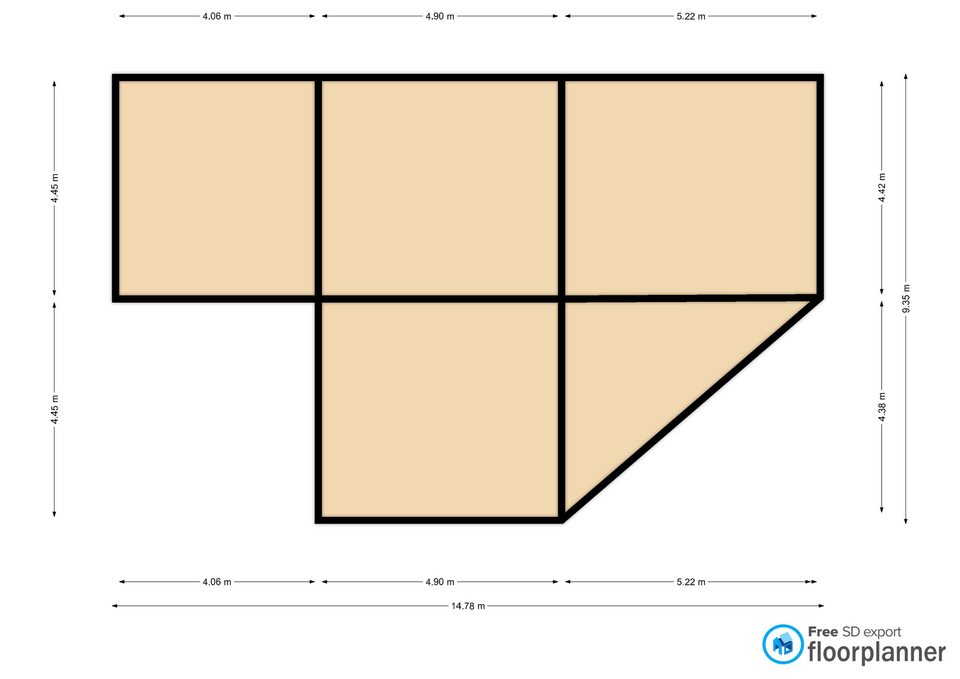
#> input picture model/floor_plan.jpg, 960 x 679 px
$ python generate_model.py ../../../model/floor_plan.jpg
#> lines starting #> are read from the running program, lines starting #| are printed output that depends on the picture; after the words box and inside, x2 and y2 are one past the last pixel; in counts of white or black regions, pixels touching at a corner belong together
# server/python/generate_model.py
import sys
import os
import json
import cv2
import numpy as np
import trimesh
from shapely.geometry import Polygon as ShapelyPolygon

# --- Parameters ---
wall_height = 50      # mm
wall_thickness = 2    # mm
door_height = 40      # mm
window_height = 30    # mm

def process_floorplan(image_path, output_dir="models"):
    # Ensure output directory
#> called with image_path = '../../../model/floor_plan.jpg', output_dir = 'models'
    os.makedirs(output_dir, exist_ok=True)

    # --- Load floorplan image ---
    img = cv2.imread(image_path, cv2.IMREAD_GRAYSCALE)
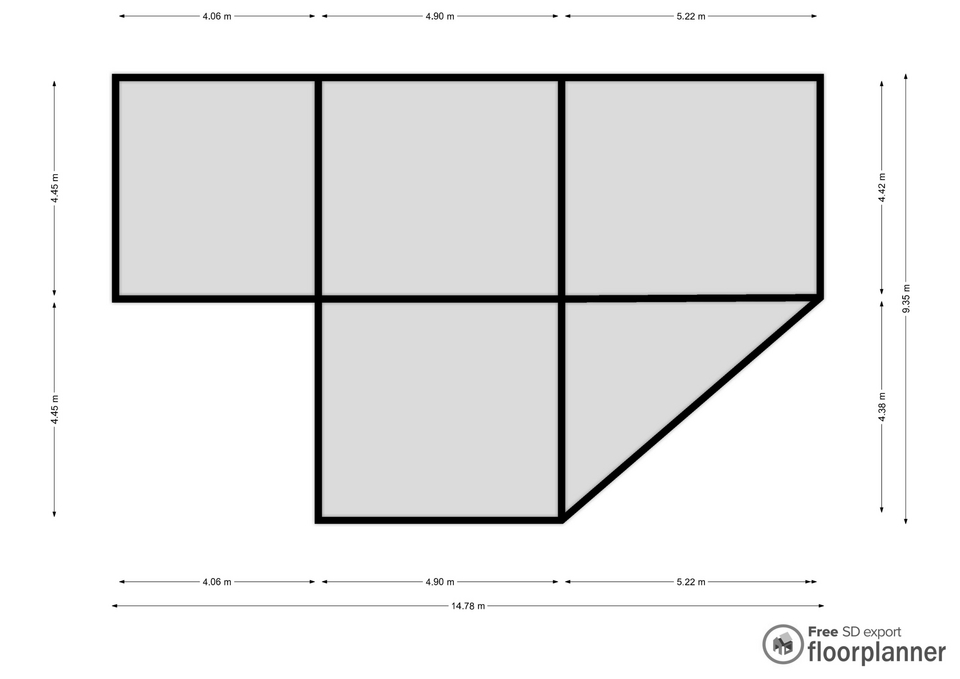
#> img: shape (679, 960); min 0, max 255, mean 231.2
    if img is None:
        return {"success": False, "message": f"Image not found: {image_path}"}

    _, thresh = cv2.threshold(img, 127, 255, cv2.THRESH_BINARY_INV)
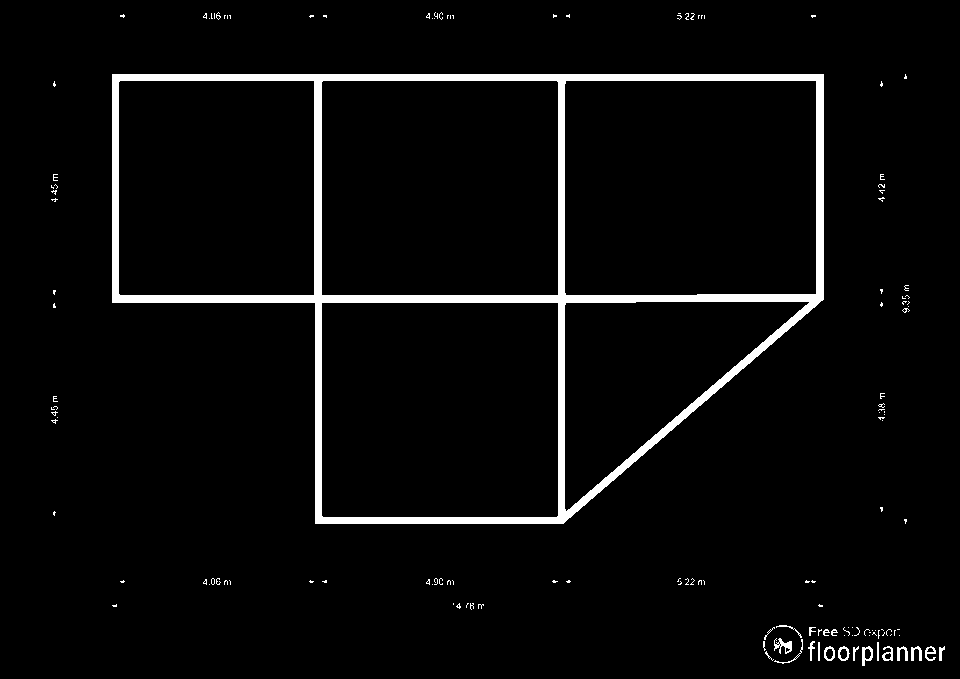
#> thresh: shape (679, 960); 4.1% white; 144 white regions (124 under 20 px), largest, box (x1, y1, x2, y2) and area: (112, 74, 824, 524) 24266, (774, 638, 792, 654) 144, (862, 646, 873, 666) 112
    thresh = cv2.medianBlur(thresh, 3)
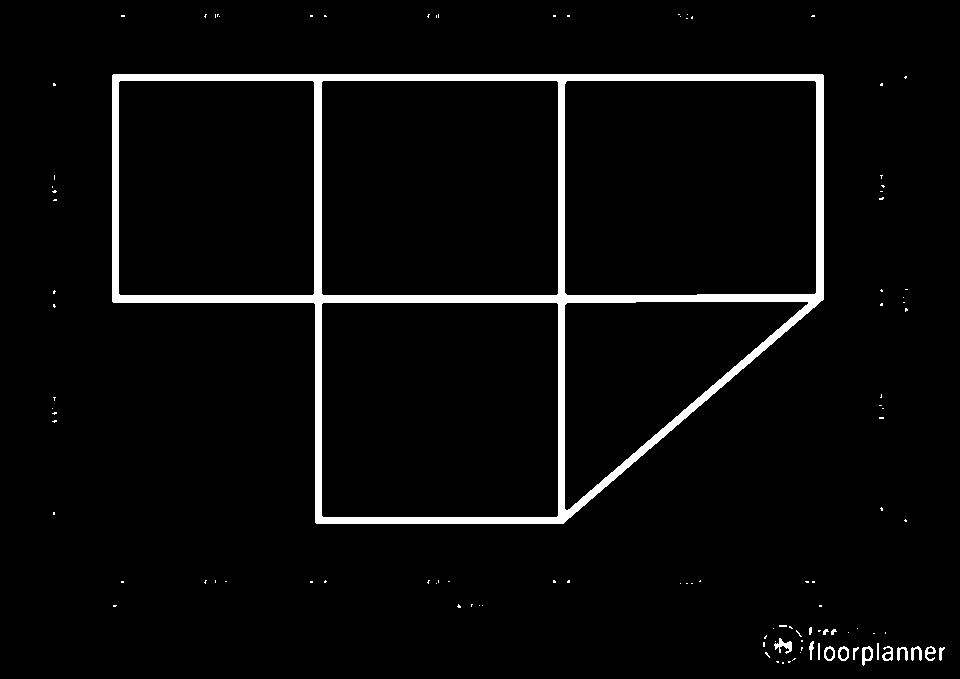
#> thresh: shape (679, 960); 4% white; 109 white regions (92 under 20 px)

    # --- Find contours ---
    contours, _ = cv2.findContours(thresh, cv2.RETR_LIST, cv2.CHAIN_APPROX_SIMPLE)
#> contours = 119 contours, 97 with area under 20; largest, box (x1, y1, x2, y2) and area: (112, 74, 824, 524) 245170, (564, 80, 817, 296) 54046, (321, 302, 559, 518) 50947, (321, 80, 559, 296) 50947, (118, 80, 315, 296) 42132

    walls, cutouts, doors, windows, stairs = [], [], [], [], []

    for cnt in contours:
        if cv2.contourArea(cnt) < 5:
            continue

        x, y, w, h = cv2.boundingRect(cnt)
        aspect_ratio = max(w / h, h / w)

        # --- Windows ---
        if aspect_ratio > 3 and min(w, h) < 15:
            windows.append((x, y, w, h))
            poly = ShapelyPolygon([(x, y), (x+w, y), (x+w, y+h), (x, y+h)])
            cutouts.append(trimesh.creation.extrude_polygon(poly, window_height))
            continue

        # --- Doors ---
        if 10 < max(w, h) < 50:
            doors.append((x, y, w, h))
            poly = ShapelyPolygon([(x, y), (x+w, y), (x+w, y+h), (x, y+h)])
            cutouts.append(trimesh.creation.extrude_polygon(poly, door_height))
            continue

        # --- Stairs ---
        if 50 < cv2.contourArea(cnt) < 2000 and aspect_ratio > 1.2:
            stairs.append((x, y, w, h))
            continue

        # --- Walls ---
        epsilon = 0.01 * cv2.arcLength(cnt, True)
        approx = cv2.approxPolyDP(cnt, epsilon, True)
        pts = approx.reshape(-1, 2).astype(float)

        if not np.array_equal(pts[0], pts[-1]):
            pts = np.vstack([pts, pts[0]])

        for i in range(len(pts) - 1):
            p1, p2 = pts[i], pts[i+1]
            direction = p2 - p1
            length = np.linalg.norm(direction)
            if length == 0:
                continue
            direction /= length
            perp = np.array([-direction[1], direction[0]]) * (wall_thickness / 2)
            corners = np.array([p1+perp, p1-perp, p2-perp, p2+perp])
            wall_poly = ShapelyPolygon(corners)
            if wall_poly.is_valid:
                walls.append(trimesh.creation.extrude_polygon(wall_poly, wall_height))
#> this loop made 5 passes
#> cnt on passes 1 to 3: [[782, 662], [782, 663], [783, 663], [783, 662]], [[788, 661], [788, 662], [789, 662], [790, 661]], [[776, 661], [777, 662], [778, 662], [778, 661]]
#> (x, y, w, h, aspect_ratio, epsilon) on pass 5: (884, 653, 8, 7, 1.14, 0.213)
#> after the loop, cutouts = []; doors = []; stairs = []; walls = []; windows = []

    if not walls:
        return {"success": False, "message": "No walls detected"}

    # --- Combine walls ---
    building = trimesh.util.concatenate(walls)

    # --- Cut out doors/windows (if OpenSCAD available) ---
    if cutouts:
        try:
            cutouts_mesh = trimesh.util.concatenate(cutouts)
            building = trimesh.boolean.difference([building, cutouts_mesh], engine="scad")
        except Exception as e:
            print("⚠️ Boolean subtraction failed:", e)

    # --- Export model ---
    model_name = os.path.basename(image_path).split(".")[0] + "_model.glb"
    model_path = os.path.join(output_dir, model_name)
    building.export(model_path)

    # --- Save features JSON ---
    features = {"windows": windows, "doors": doors, "stairs": stairs}
    with open(os.path.join(output_dir, model_name.replace(".glb", "_features.json")), "w") as f:
        json.dump(features, f, indent=2)

    return {"success": True, "modelPath": model_path, "message": "3D model generated successfully"}

def main(image_paths):
    for img_path in image_paths:
        result = process_floorplan(img_path)
        print(json.dumps(result))

if __name__ == "__main__":
    if len(sys.argv) < 2:
        print("Usage: python generate_model.py <image1> <image2> ...")
        sys.exit(1)
    main(sys.argv[1:])
#> (the call stopped at in process_floorplan, `walls.append(trimesh.creation.extrude_polygon(wall_poly, wall_height))`: trimesh is not available in this run)
